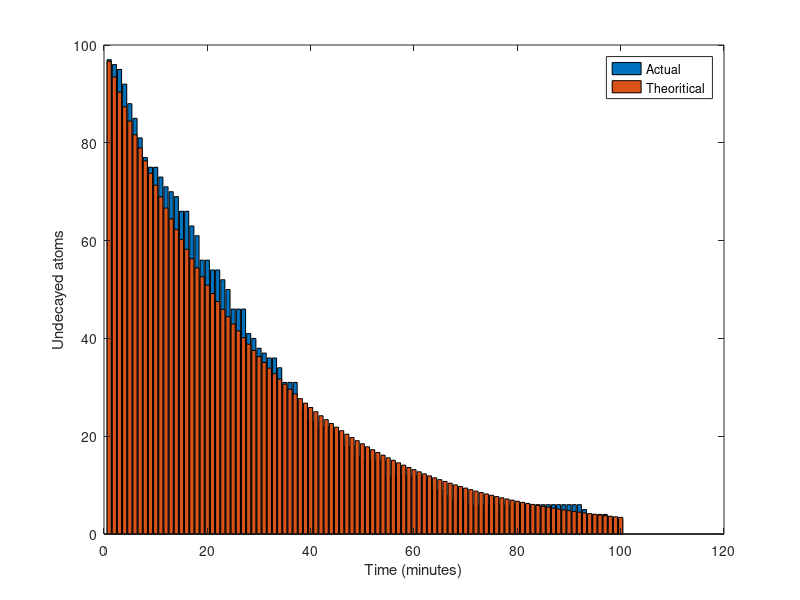

Source code (MATLAB):
close all;
clear;
clc;

k = 0.0338;         % decay rate
n = 100;            % number of undecayed atoms
f = zeros(1,100);   % intialize f as 100 zeros 

for t = 1:100       % loop for 100 seconds
    for C = 1:n     % loop for undecayed atoms
        r = rand;   % generate random number
        if r<=k             % if random number < 0.0338
            f(t)=f(t)+1;    % atom will decay
        end
    end
    R(t) = 100 - sum(f(1:t));   % remaining atoms
    Rt(t) = 100*exp(-k*t);      % theoritcal remaining atoms
    n = R(t);                   % update the number of undecayed atoms
end
bar(R);                         % plot R
hold on                         % hold the graphics for superimposing
bar(Rt);                        % plot Rt on the same graph
legend('Actual','Theoritical'); % mark the two bar graphs by color
xlabel('Time (minutes)');       % label the axes
ylabel('Undecayed atoms');

            
